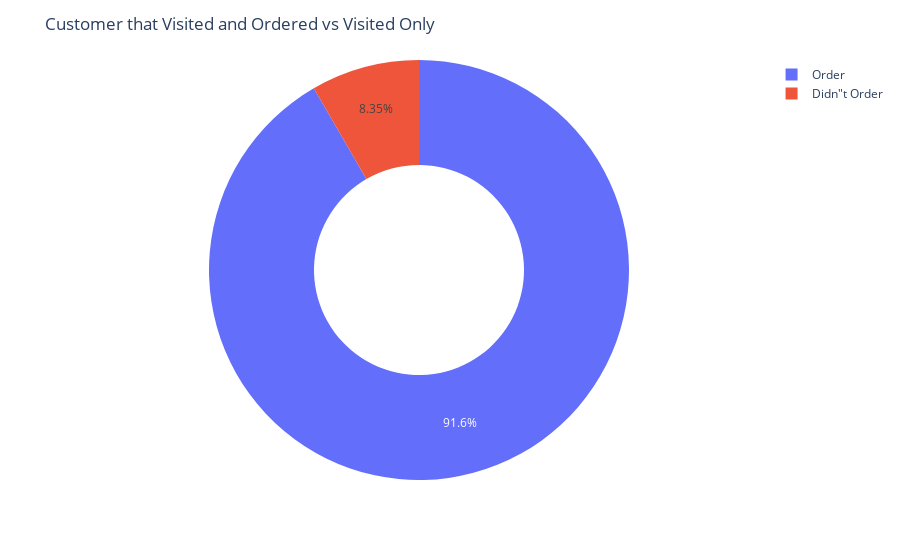

The cell this chart's notebook holds for it:
### Markdown cell above
#### 4.1.1 Visited and Added to Cart vs Visited Only

### Code cell
visited_n_ordered = event_visit_type.groupby(event_visit_type['order_id'].isna())['customer_id'].nunique()
fig = px.pie(values = visited_n_ordered.values, names=['Order','Didn"t Order'],hole=0.5)
fig.update_layout(title='Customer that Visited and Ordered vs Visited Only')
fig.show()

### Figure 1 — Plotly figure (JSON) as saved in the notebook; plotly's stock layout.template omitted (floating-point values rounded to 4 significant figures)
{"data": [{"domain": {"x": [0, 1], "y": [0, 1]}, "hole": 0.5, "hovertemplate": "label=%{label}<br>value=%{value}<extra></extra>", "labels": ["Order", "Didn\"t Order"], "legendgroup": "", "name": "", "showlegend": true, "type": "pie", "values": [9165, 835]}], "layout": {"legend": {"tracegroupgap": 0}, "margin": {"t": 60}, "title": {"text": "Customer that Visited and Ordered vs Visited Only"}}}
